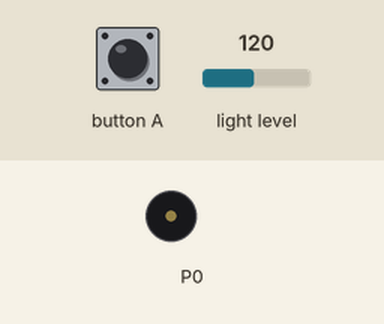
This program was run on a simulated BBC micro:bit (MakeCode). Parts: buzzer (waves = sounding). The inputs (shaded band) are chosen by the test bench; at power-on: light level 120.

Above: at 1.2 s.
1.3 s: button A pressed for 0.15 s
At 1.8 s:
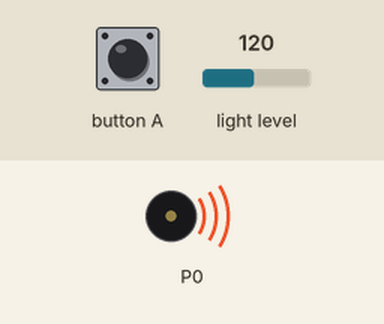
Timing chart, 0 to 7.0 s (numbered marks = the images above; inputs shaded):
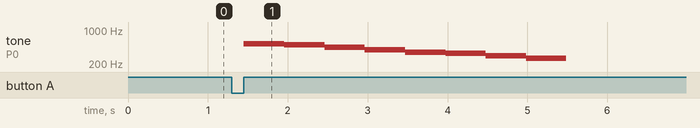

The program:

main.ts
```typescript
input.onButtonPressed(Button.A, function () {
    if (input.lightLevel() < 200) {
        music.play(music.stringPlayable("C5 B A G F E D C ", 120), music.PlaybackMode.UntilDone)
    } else if (input.lightLevel() < 50) {
        music.play(music.stringPlayable("E D G F B A C5 B ", 120), music.PlaybackMode.UntilDone)
    } else {

    }
})
```

test.ts
```typescript
// les proves van aquí; això no es compilarà quan aquest paquet s'usi com a extensió.
```

Measured:
- after the input at 1.3 s, tone on P0: plays 523 Hz for 0.51 s, 494 Hz for 0.51 s, 440 Hz for 0.51 s, 392 Hz for 0.51 s, 349 Hz for 0.51 s, 330 Hz for 0.51 s … (8 notes in this stretch), starting after 0.15 s
